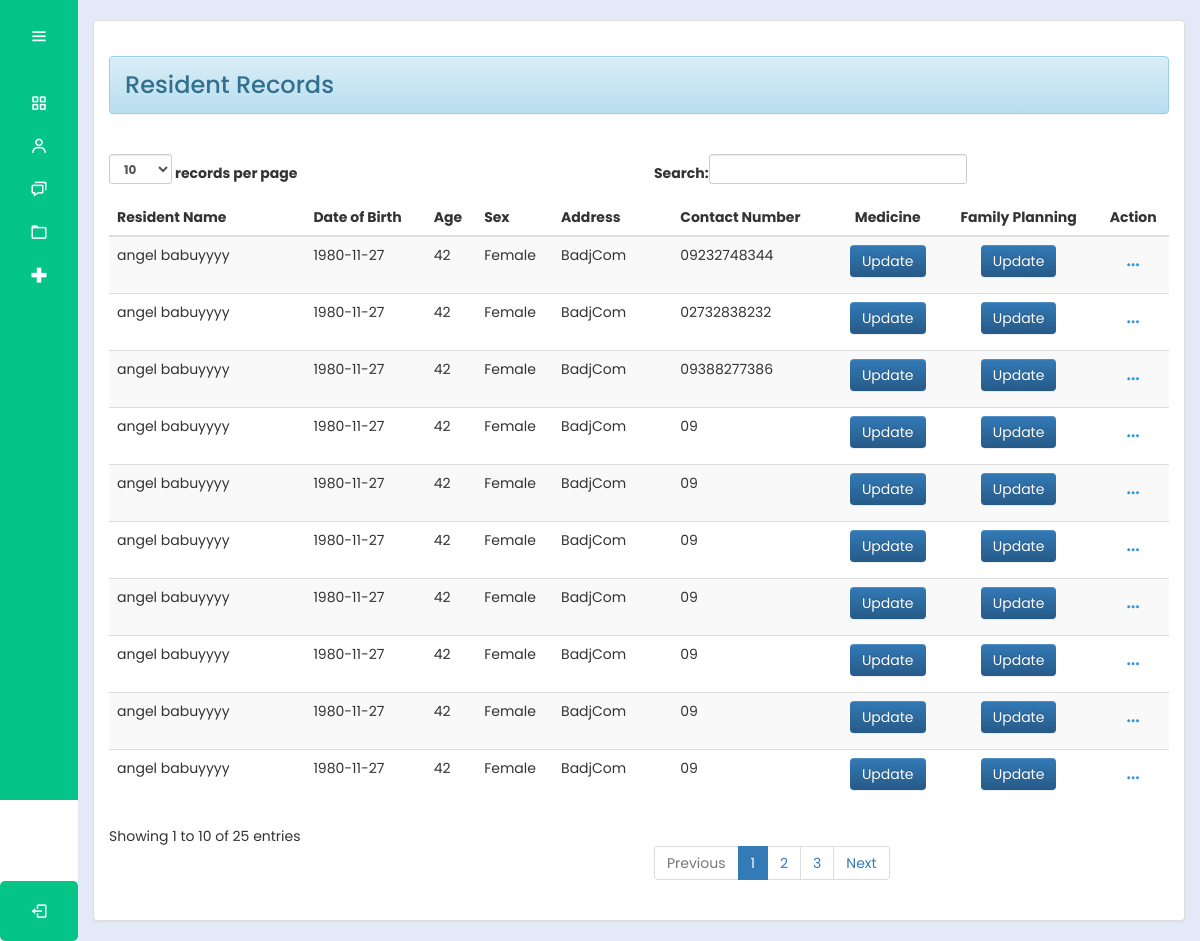
Screenshot of /bhw/userRecMed.php (signed in) with the database file from the repository.
### tables this page shows
CREATE TABLE `residentrecords` (
  `residentId` int(30) NOT NULL,
  `productId` int(30) NOT NULL,
  `lastName` varchar(200) NOT NULL,
  `firstName` varchar(200) NOT NULL,
  `middleName` varchar(200) NOT NULL,
  `dateBirth` date NOT NULL,
  `age` int(10) NOT NULL,
  `sex` varchar(10) NOT NULL,
  `civilStatus` varchar(20) NOT NULL,
  `occupation` varchar(100) NOT NULL,
  `houseNumber` varchar(100) NOT NULL,
  `address` varchar(100) NOT NULL,
  `contactNumber` varchar(11) NOT NULL
);

### bhw/userRecMed.php (the view, shortened to what this page needs)
<?php
@include "../connection/connect.php";
if(isset($_SESSION['user_data'])){
?>
<!DOCTYPE html>
<html lang="en">
<head>
  <link rel="stylesheet" href="../cssmainmenu/style.css">
  <link href='https://unpkg.com/boxicons@2.1.4/css/boxicons.min.css' rel='stylesheet'>
  <link rel = "stylesheet" type = "text/css" href = "../css/bootstrap.css " />
  <link rel = "stylesheet" type = "text/css" href = "../css/style.css" />
<link rel="stylesheet" href="https://maxcdn.bootstrapcdn.com/bootstrap/3.3.5/css/bootstrap-theme.min.css">
<link rel="stylesheet" href="https://cdnjs.cloudflare.com/ajax/libs/font-awesome/6.4.2/css/all.min.css">
</head>
<body>
<?php try {
    include_once('side_menu.php');
} catch (Exception $e) {
    echo "Error: " . $e->getMessage();
}
 ?>
      <section class="home-section">
     <br>
          <div class = "container-fluid">
            <div class = "panel panel-default">
              <div class = "panel-body">
                <h3><div class = "alert alert-info">Resident Records</div></h3>
                <br />
              <table id = "table" class = "table table-striped table-hover">
                <thead>
                  <tr>
                    <th>Resident Name</th>
                    <th>Date of Birth</th>
                    <th>Age</th>
                    <th>Sex</th>
                    <th>Address</th>
                    <th>Contact Number</th>
                    <th style="text-align: center;">Medicine</th>
                    <th style="text-align: center;">Family Planning</th>
                    <th style="text-align: center;">Action</th>
                  </tr>
                </thead>
              <tbody>
              <?php
                $query = $mysqli->query("SELECT * FROM `residentrecords`") or die(mysqli_error());
                while($fetch = $query->fetch_array()){
              ?>
					  	<tr>
                <td><?php echo $fetch['lastName'] . ' ' . $fetch['firstName'] . ' ' . $fetch['middleName']; ?></td>
                <td><?php echo $fetch['dateBirth']?></td>
                <td><?php echo $fetch['age']?></td>
                <td><?php echo $fetch['sex']?></td>
                <td><?php echo $fetch['address']?></td>
                <td><?php echo $fetch['contactNumber']?></td>
                <th style="text-align: center;"><a class="btn btn-primary profile-button" href="resident_med.php?residentId=<?php echo $fetch['residentId'] ?>"></i> Update</a>
                <th style="text-align: center;"><a class="btn btn-primary profile-button" href="individual_records_FP.php?residentId=<?php echo $fetch['residentId'] ?>"> Update</a>
                <td style="text-align: center;">
                          <div class="dropdown">
                        <button class="dropbtn"><i class="fa-solid fa-ellipsis"></i></button>
                      </td>
              </tr>
            <?php
              }
            ?>
            </tbody>
          </table>
        </div>
		</div>
	</div>
  </section>
</body>
</html>
<?php
}
else{
	header("Location:.././index.php?error=UnAuthorized Access");
}

### cssmainmenu/style.css (style rules this page uses)
:root { --color-default: #04c487; --color-second:#04c487; --color-white:#fff; --color-body:#e4e9f7; --color-light:#e0e0e0; }
* { padding: 0%; margin: 0%; box-sizing: border-box; font-family: 'Poppins', sans-serif; }
body { min-height: 100vh; }
.home-section { position: relative; background-color: var(--color-body); min-height: 100vh; top:0; left:78px; width: calc(100% - 78px); transition: all .5s ease; z-index: 2; }

### css/style.css (style rules this page uses)
.profile-button { background: #04c487; border: none; color: #fff; }
body { font-family: Arial, sans-serif; }

### bhw/userRecMed.php (style rules this page uses)
.dropdown { position: relative; display: inline-block; }
.dropbtn { background: transparent; color: #3498db; padding: 10px; border: none; cursor: pointer; }

### rows the page displays
residentrecords: lastName "angel", firstName "babuyyyy", dateBirth "1980-11-27", age "42", sex "Female", address "BadjCom", contactNumber "09232748344"
residentrecords: lastName "angel", firstName "babuyyyy", dateBirth "1980-11-27", age "42", sex "Female", address "BadjCom", contactNumber "02732838232"
residentrecords: lastName "angel", firstName "babuyyyy", dateBirth "1980-11-27", age "42", sex "Female", address "BadjCom", contactNumber "09388277386"
residentrecords: lastName "angel", firstName "babuyyyy", dateBirth "1980-11-27", age "42", sex "Female", address "BadjCom", contactNumber "09"
residentrecords: lastName "angel", firstName "babuyyyy", dateBirth "1980-11-27", age "42", sex "Female", address "BadjCom", contactNumber "09"
residentrecords: lastName "angel", firstName "babuyyyy", dateBirth "1980-11-27", age "42", sex "Female", address "BadjCom", contactNumber "09"
residentrecords: lastName "angel", firstName "babuyyyy", dateBirth "1980-11-27", age "42", sex "Female", address "BadjCom", contactNumber "09"
residentrecords: lastName "angel", firstName "babuyyyy", dateBirth "1980-11-27", age "42", sex "Female", address "BadjCom", contactNumber "09"
residentrecords: lastName "angel", firstName "babuyyyy", dateBirth "1980-11-27", age "42", sex "Female", address "BadjCom", contactNumber "09"
residentrecords: lastName "angel", firstName "babuyyyy", dateBirth "1980-11-27", age "42", sex "Female", address "BadjCom", contactNumber "09"
